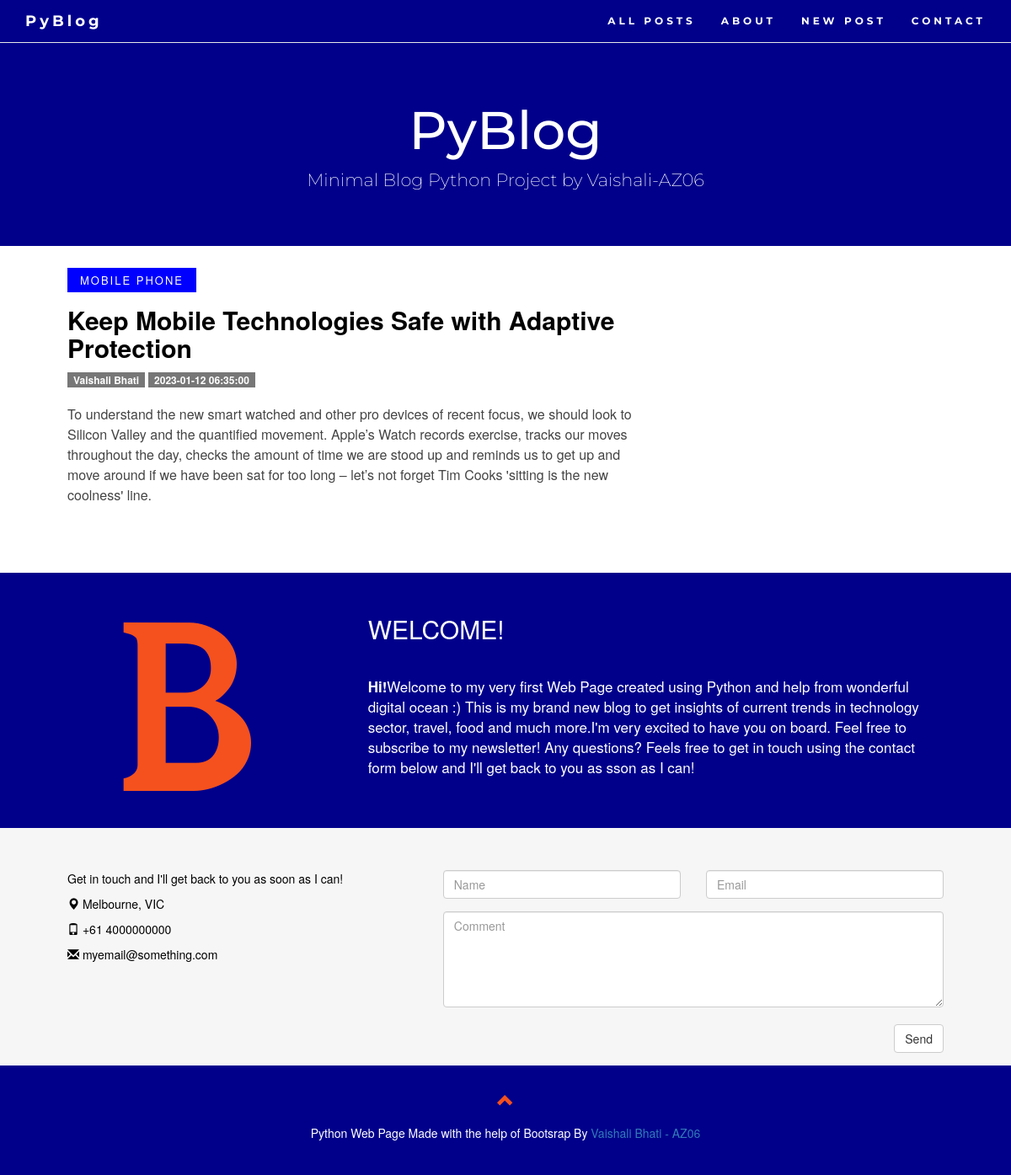
/2, run on the app's committed database.
### tables this page shows
CREATE TABLE posts (
    id INTEGER PRIMARY KEY AUTOINCREMENT,
    created TIMESTAMP NOT NULL DEFAULT CURRENT_TIMESTAMP,
    label TEXT NOT NULL,
    title TEXT NOT NULL,
    content TEXT NOT NULL,
    author TEXT NOT NULL
);

### app.py (the view)
@app.route('/<int:post_id>')
def post(post_id):
    post = get_post(post_id)
    return render_template('post.html', post=post)

### app.py (called while the page is built)
def get_db_connection():
    conn = sqlite3.connect('database.db')
    conn.row_factory = sqlite3.Row
    return conn

def get_post(post_id):
    conn = get_db_connection()
    post = conn.execute('SELECT * FROM posts WHERE id = ?',
                        (post_id,)).fetchone()
    conn.close()
    if post is None:
        abort(404)
    return post

### templates/post.html
{% extends 'base.html' %}
{% block content %}
<span class="v-blog-label">{{ post['label'] }}</span>
<h2 class="v-blog-h2">{% block title %} {{ post['title'] }} {% endblock %}</h2>
<span class="badge badge-primary v-badge">{{ post['author'] }}</span>
<span class="badge badge-primary v-badge">{{ post['created'] }}</span>
<h4 class="v-h4-content">{{ post['content'] }}</h4>
{% endblock %}

### static/css/style.css (style rules this page uses)
.v-badge { border-radius: 0 !important; }
.v-blog-h2 { color: #000; text-transform: inherit; font-weight: 600; }
.v-blog-label { background: #0000FF; color: #fff !important; border-radius: 0; padding: 5px 15px; font-size: 13px; text-transform: uppercase; font-weight: 200; letter-spacing: 2px; }
body { font: 400 15px Lato, sans-serif; line-height: 1.8; color: #818181 !important; }
h2 { font-size: 24px; text-transform: uppercase; color: #303030; font-weight: 600; margin-bottom: 30px; }
.v-h4-content { font-size: 16px; line-height: 24px; color: #444; margin-top: 20px; margin-bottom: 80px; }
h4 { font-size: 19px; line-height: 1.375em; color: #303030; font-weight: 400; margin-bottom: 30px; }

### data on the page
posts: label "MOBILE PHONE", title "Keep Mobile Technologies Safe with Adaptive Protection", author "Vaishali Bhati", created "2023-01-12 06:35:00", content "To understand the new smart watched and other pro devices of recent focus, we should look to Silicon Valley and the quantified movement. Apple’s Watch records exercise, tracks our moves throughout the day, checks the amount of time we are stood up and reminds us to get up and move around if we have been sat for too long – let’s not forget Tim Cooks 'sitting is the new coolness' line."
